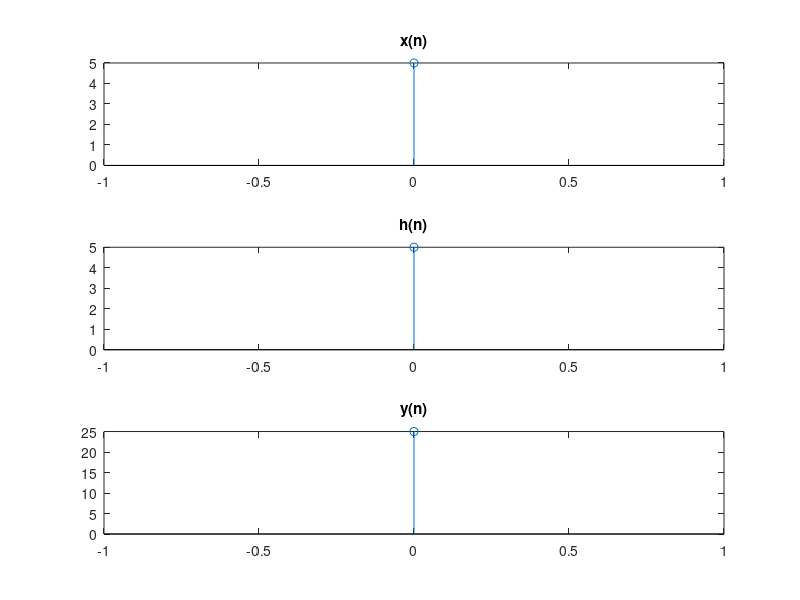

This figure's MATLAB source:
clc;clear all; close all;
x = input('Enter 1');
h = input('Enter 2');
y = conv(x,h);
disp(y);
subplot(3,1,1);
n = 0:length(x)-1;
stem(n,x);
title('x(n)');

subplot(3,1,2);
n = 0:length(h)-1;
stem(n,h);
title('h(n)');

subplot(3,1,3);
n = 0:length(y)-1;
stem(n,y);
title('y(n)');